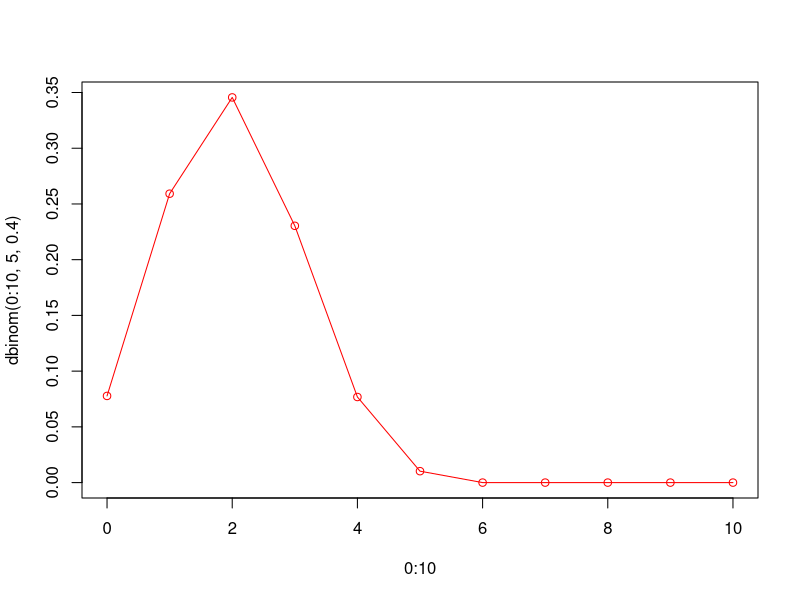
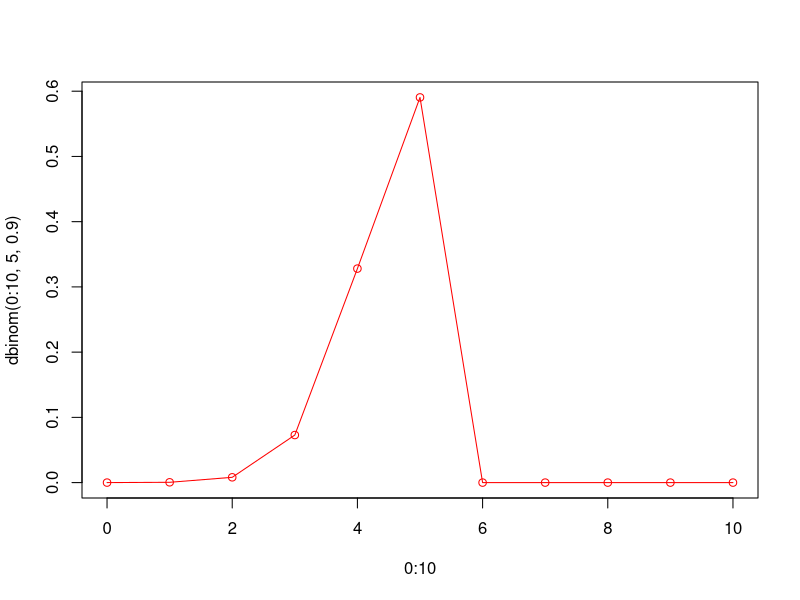
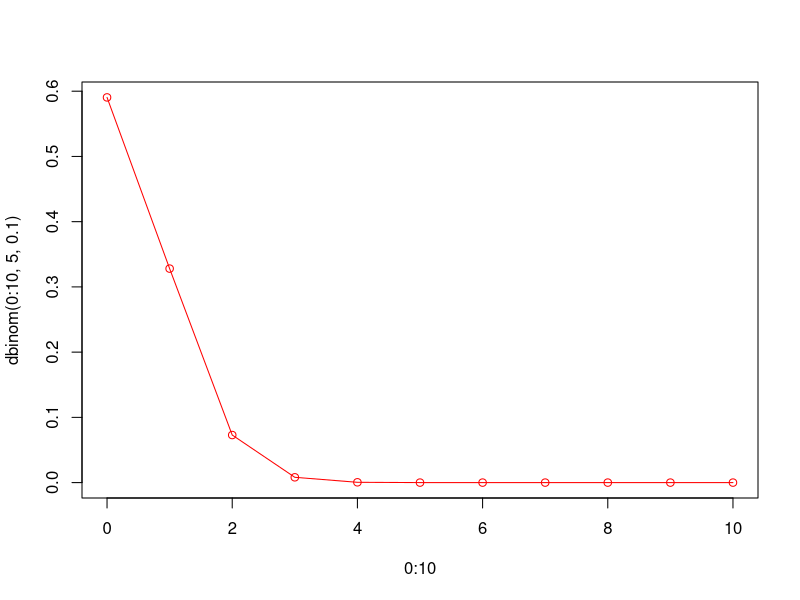
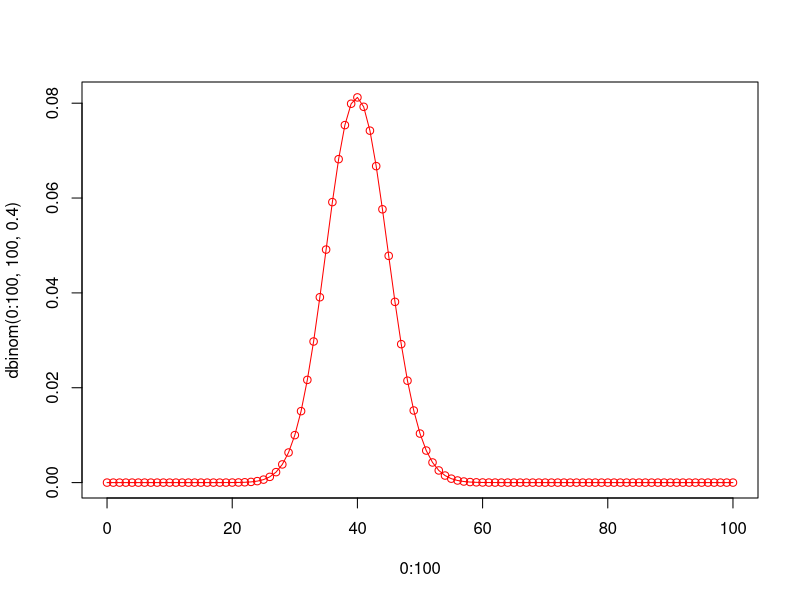
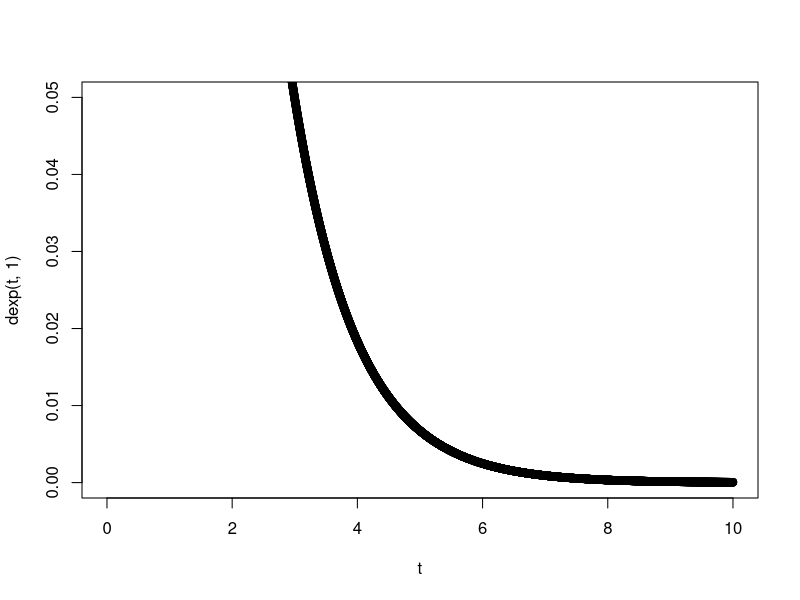
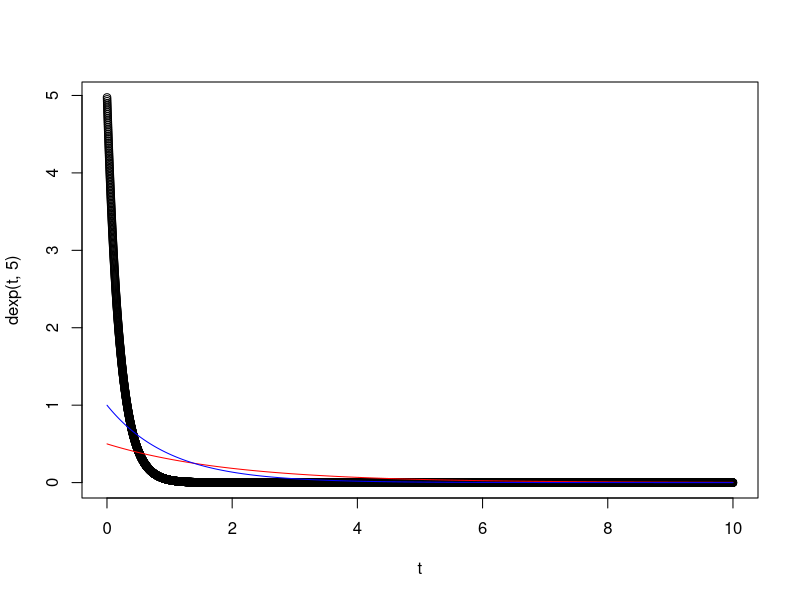
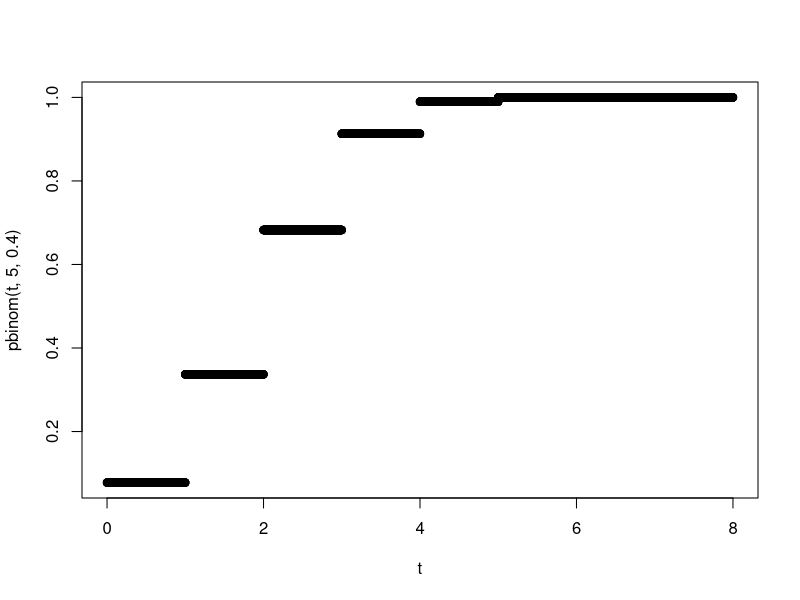
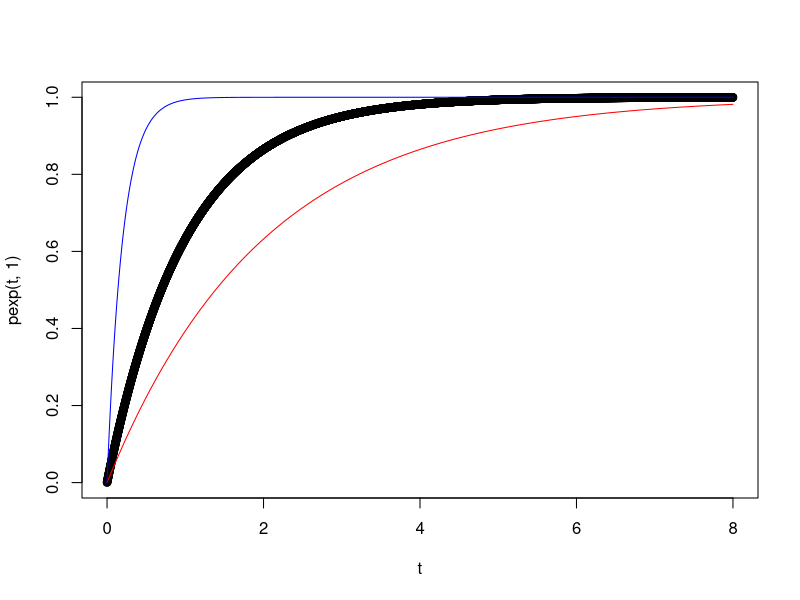

These charts were generated, in order, by the following R code:
#Repartitii de v.a.
#1.d+nume_repartitie=functie de masa(caz discret)/functia de densitate de probabilitate(caz continuu)
#primul argument reprezinta vectorul de valori in care vrem sa evaluam functia, iar pe urmatoarele pozitii
#sunt parametrii repartitiei, pusi in ordine
#dgeom(x,p)
#dbinom(x,n,p) incercari independente (nu e stabilit nr de incercari)
#Ce inseamna?
dbinom(3,5,0.4) #Probabilitatea sa reusesc de 3 ori din 5 incercari cu probabilitatea de succes de 0.4
#P(X=3)
# pt variabila aleatoare in loc sa numar incercarile pana la succes, le numar pe cele pana la esec
dbinom(0:5,5,0.4)
plot(0:10,dbinom(0:10,5,0.4), col="red")
lines(0:10,dbinom(0:10,5,0.4), col="red")

plot(0:10,dbinom(0:10,5,0.9), col="red")
lines(0:10,dbinom(0:10,5,0.9), col="red")

plot(0:10,dbinom(0:10,5,0.1), col="red")
lines(0:10,dbinom(0:10,5,0.1), col="red")

plot(0:100,dbinom(0:100,100,0.4), col="red")
lines(0:100,dbinom(0:100,100,0.4), col="red")


#dexp(x,lambda) repartitia exponentiala (timp de asteptare pana la producerea primului eveniment)
dexp(3,1) #NU mai e o probabilitate
t <- seq(0.001,10,0.001)
plot(t,dexp(t,1),ylim=c(0,0.05))
plot(t,dexp(t,5))
lines(t,dexp(t,1/2), col="red")
lines(t,dexp(t,1),col="blue")


#2. p+nume_repartitie=functia de repartitie
    ##primul argument reprezinta vectorul de valori in care vrem sa evaluam functia, iar pe urmatoarele pozitii
#sunt parametrii repartitiei, pusi in ordine
 #  pbinom(x,n,p)
   #P(X<=x)
   pbinom(3,5,0.4) #Probabilitatea sa obtinem cel mult 3 succese din 5 incercari cu probabilitatea de succes de 0.4
   t <- seq(0,8,0.001)
   plot(t,pbinom(t,5,0.4))
   plot(t,pexp(t,1))
   lines(t,pexp(t,1/2), col="red")
   lines(t,pexp(t,5),col="blue")
   
   
   #3. r+nume_repartitie=genereaza valori din acel tip de repartitie
 #  rbinom(nr,n,p)
   #nr-numarul de valori pe care le vrem generate
   set.seed(15129)# pozitia e aleatoare, nu si seed-ul (simularea valorii)
   rbinom(3,5,0.4) # genereaza 3 valori dintr-o v.a. repartizata binomial cu parametrii 5 si 0.4
   y <- rbinom(10^6,5,0.4)
   hist(y)
   
   rexp(3,1) # genereaza 3 valori dintr-o v.a. repartizata exponential de parametru 1
   y1 <-rexp(10^6,1)
   hist(y1,freq=F)
   t <- seq(0.001,8,0.001)
   lines(t,dexp(t,1),col="magenta")
   #daca generez un esantion mic, potrivirea nu mai e la fel de spectaculoasa
   y2 <-rexp(100,1)
   hist(y2,freq=F)
   t <- seq(0.001,8,0.001)
   lines(t,dexp(t,1),col="magenta")
   
   
   
   
   #Reprezentari grafice de functii
   #Functia densitate de probabilitate a repartitiei normale
   t <- seq(-6,6,0.001)
   plot(t,dnorm(t,0,1))
   
   plot(t,dexp(t,2),ylim=c(0,0.))
   #ATENTIE: IN R parametrii normalei sunt media si abaterea medie standard
   y <- rnorm(100,0,1)
   
   poz <- y[y>0]
   prob_nr_poz <- length(poz)/10^2
   neg <- y[y<0]
   prob_nr_neg <- length(neg)/10^2
   
   y <- rnorm(1000000,0,1)
   
   length(y[(y>-3)&(y<3)])
  
   lines(t,dnorm(t,0,1))
   plot(t,dnorm(t,3,1),col="magenta",xlim=c(-8,8),ylim=c(0,1))
   lines(t,dnorm(t,3,4), col=2)
   lines(t,dnorm(t,3,0.5), col=3)
   lines(t,dnorm(t,3,2), col=5)
   lines(t,dnorm(t,3,0.5),col=1)
   
   z <- rnorm(1000,2,1)
   length(z[z< -2])
   
   plot(t,dnorm(t,0,1),col="magenta",ylim=c(0,1.8))
   for (i in c(0.25,0.5,0.3,0.9,1.3,2)) lines(t,dnorm(t,0,i), col=i*20)
   
   #functie quantila
   qbinom(0.5,5,0.4)
   